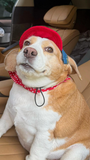
#> input picture assets/movil/bigmootoo.png, 90 x 160 px, given in place of background.jpg, which was not available
$ python make_movil.py
#> lines starting #> are read from the running program, lines starting #| are printed output that depends on the picture
"""Prepara el móvil de Cait (escena tras la fiesta, js/scenes/movil.js) a partir de «Material Insipiración/Móvil».

- background.jpg → assets/movil/fondo.png: fondo de pantalla en pixel art (90×160, 24 colores). No sale en TikTok.
- Publicaciones de TikTok, en el orden de ORDER (lo que no esté en ORDER va después, por nombre):
  fotos (.jpg/.png) → assets/movil/<nombre>.png a 90×160; vídeos → assets/movil/<nombre>.mp4 a 90×160 y 20 fps, sin
  sonido (de fondo suena la música de créditos). El aspecto de píxeles (paleta corta y tramado) se lo da el juego.
- js/movil-posts.js: la lista, con el usuario sacado del nombre del fichero («@usuario.ext»). Se conserva lo escrito a
  mano en ese fichero (texto, etiquetas, me gusta) para los ficheros que sigan.

Uso: python tools/make_movil.py
"""
import json
import os
import re
import subprocess
from PIL import Image, ImageOps

SRC = 'Material Insipiración/Móvil/'
OUT = 'assets/movil/'
JS = 'js/movil-posts.js'
W, H = 90, 160
WALL = 'background.jpg'
ORDER = ['@tedhandsomebean.jpg', '@bigmootoo.png', '@chinpals.webm']
IMG, VID = ('.jpg', '.jpeg', '.png'), ('.mp4', '.webm', '.mov', '.mkv')
# Recortes de los vídeos (segundo de inicio, segundo final o None): las chinchillas empiezan en el plano de la patita
# (se quita la guitarra con el letrero) y acaban con la del collar (se quita la última escena, la de las cartas)
TRIM = {'@chinpals.webm': (4.3, 23.85)}


def fit(im):
    """Recorta al centro para quedarse en 9:16 y reduce a 90×160."""
    return ImageOps.fit(ImageOps.exif_transpose(im).convert('RGB'), (W, H), Image.LANCZOS)


def slug(f):
    return re.sub(r'[^a-z0-9]+', '', os.path.splitext(f)[0].lower())


def main():
    os.makedirs(OUT, exist_ok=True)
    fit(Image.open(SRC + WALL)).quantize(24, dither=Image.Dither.NONE).convert('RGB').save(OUT + 'fondo.png')
#> in fit, returned value is the input picture: PIL image 90x160 RGB; mean R, G, B 147.8, 122.8, 108.2
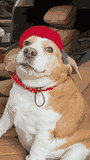
#> saved as fondo.png: PIL image 90x160 RGB; mean R, G, B 148.7, 122.9, 108.1
    prev = {}
    if os.path.exists(JS):
        t = open(JS, encoding='utf-8').read()
        prev = {v['file']: v for v in json.loads(t[t.index('['):t.rindex(']') + 1])}
    files = [f for f in os.listdir(SRC) if f.lower().endswith(IMG + VID) and f != WALL]
    files.sort(key=lambda f: (ORDER.index(f) if f in ORDER else len(ORDER), f))
    out = []
    for f in files:
        name, ext = slug(f), os.path.splitext(f)[1].lower()
        if ext in IMG:
            dst = f'{OUT}{name}.png'
            fit(Image.open(SRC + f)).save(dst)
            kind = 'img'
        else:
            dst = f'{OUT}{name}.mp4'
            t0, t1 = TRIM.get(f, (0, None))
            cut = ['-ss', str(t0)] + (['-to', str(t1)] if t1 else [])
            subprocess.run(['ffmpeg', '-v', 'error', '-y', '-i', SRC + f, *cut, '-an',
                            '-vf', f'scale={W}:{H}:force_original_aspect_ratio=increase:flags=area,crop={W}:{H},fps=20,eq=saturation=1.25',
                            '-c:v', 'libx264', '-crf', '18', '-pix_fmt', 'yuv420p', '-movflags', '+faststart', dst], check=True)
            kind = 'video'
        user = os.path.splitext(f)[0] if f.startswith('@') else '@' + name
        v = {'kind': kind, 'src': dst, 'user': user, 'text': '', 'tags': '', 'likes': '', 'file': f}
        if f in prev:  # se respeta lo editado a mano
            v.update({k: prev[f][k] for k in ('text', 'tags', 'likes', 'dur', 'music') if k in prev[f]})
        out.append(v)
        print(kind, dst)
    with open(JS, 'w', encoding='utf-8') as fh:
        fh.write('// Generado por tools/make_movil.py a partir de «Material Insipiración/Móvil».\n')
        fh.write('// Editable a mano: text, tags, likes, dur (segundos de una foto) y music (segundo del vídeo en que empieza\n')
        fh.write('// la música de fondo). Al volver a generar se respeta para el mismo fichero.\n')
        fh.write('export const MOVIL_POSTS = ' + json.dumps(out, ensure_ascii=False, indent=1) + ';\n')


if __name__ == '__main__':
    main()

$ run again, on guia/img/cali.png
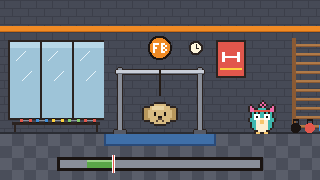
#> input picture guia/img/cali.png, 320 x 180 px, given in place of background.jpg, which was not available
#> in fit, `return ImageOps.fit(ImageOps.exif_transpose(im).convert('RGB'), (W, H)..`:
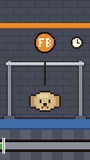
#> returned value: PIL image 90x160 RGB; mean R, G, B 86.5, 86.4, 92.4
#> in main, `fit(Image.open(SRC + WALL)).quantize(24, dither=Image.Dither.NONE).con..`:
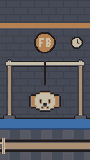
#> saved as fondo.png: PIL image 90x160 RGB; mean R, G, B 84.8, 85.2, 92.1

$ run again, on guia/img/fuxia.png
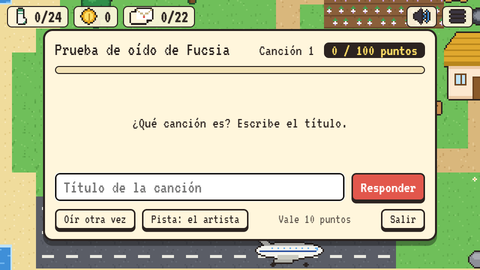
#> input picture guia/img/fuxia.png, 480 x 270 px, given in place of background.jpg, which was not available
#> in fit, `return ImageOps.fit(ImageOps.exif_transpose(im).convert('RGB'), (W, H)..`:
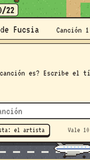
#> returned value: PIL image 90x160 RGB; mean R, G, B 211.9, 211.6, 186.7
#> in main, `fit(Image.open(SRC + WALL)).quantize(24, dither=Image.Dither.NONE).con..`:
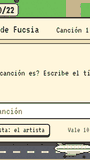
#> saved as fondo.png: PIL image 90x160 RGB; mean R, G, B 211.8, 211.9, 186.8
